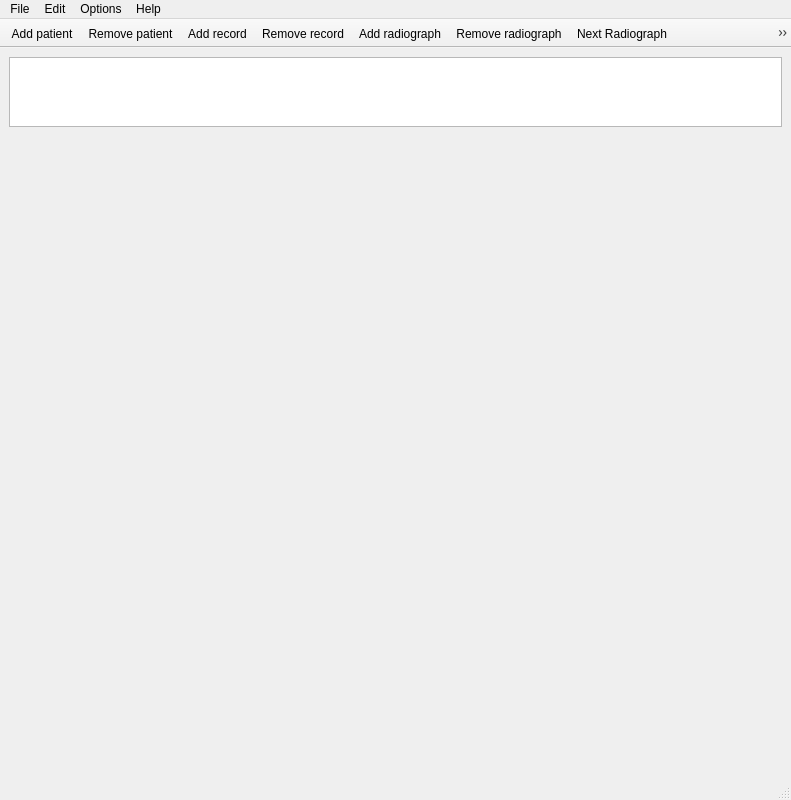
<?xml version="1.0" encoding="UTF-8"?>
<ui version="4.0">
 <class>MainWindow</class>
 <widget class="QMainWindow" name="MainWindow">
  <property name="geometry">
   <rect>
    <x>0</x>
    <y>0</y>
    <width>791</width>
    <height>800</height>
   </rect>
  </property>
  <property name="windowTitle">
   <string>Hospital DB Manager</string>
  </property>
  <widget class="QWidget" name="centralwidget">
   <layout class="QVBoxLayout" name="verticalLayout">
    <item>
     <layout class="QVBoxLayout" name="verticalLayout_2">
      <item>
       <widget class="QTableView" name="patientTable">
        <property name="sizePolicy">
         <sizepolicy hsizetype="Expanding" vsizetype="Fixed">
          <horstretch>0</horstretch>
          <verstretch>0</verstretch>
         </sizepolicy>
        </property>
        <property name="sizeAdjustPolicy">
         <enum>QAbstractScrollArea::AdjustToContents</enum>
        </property>
        <attribute name="horizontalHeaderVisible">
         <bool>false</bool>
        </attribute>
        <attribute name="horizontalHeaderStretchLastSection">
         <bool>true</bool>
        </attribute>
        <attribute name="verticalHeaderVisible">
         <bool>false</bool>
        </attribute>
        <attribute name="verticalHeaderStretchLastSection">
         <bool>false</bool>
        </attribute>
       </widget>
      </item>
      <item>
       <widget class="PatientRecordWidget" name="recordsWidget" native="true">
        <property name="sizePolicy">
         <sizepolicy hsizetype="Expanding" vsizetype="Preferred">
          <horstretch>0</horstretch>
          <verstretch>0</verstretch>
         </sizepolicy>
        </property>
       </widget>
      </item>
     </layout>
    </item>
   </layout>
  </widget>
  <widget class="QMenuBar" name="menubar">
   <property name="geometry">
    <rect>
     <x>0</x>
     <y>0</y>
     <width>791</width>
     <height>26</height>
    </rect>
   </property>
   <widget class="QMenu" name="menuFile">
    <property name="title">
     <string>File</string>
    </property>
    <addaction name="aOpenDB"/>
    <addaction name="aCloseDB"/>
    <addaction name="separator"/>
    <addaction name="actionExit"/>
   </widget>
   <widget class="QMenu" name="menuEdit">
    <property name="title">
     <string>Edit</string>
    </property>
    <addaction name="aAddPatient"/>
    <addaction name="aRemovePatient"/>
   </widget>
   <widget class="QMenu" name="menuOptions">
    <property name="title">
     <string>Options</string>
    </property>
    <widget class="QMenu" name="menuLanguage">
     <property name="title">
      <string>Language</string>
     </property>
     <addaction name="aEnglish"/>
     <addaction name="aRussian"/>
    </widget>
    <addaction name="menuLanguage"/>
   </widget>
   <widget class="QMenu" name="menuHelp">
    <property name="title">
     <string>Help</string>
    </property>
    <addaction name="aAbout"/>
    <addaction name="aAboutQt"/>
   </widget>
   <addaction name="menuFile"/>
   <addaction name="menuEdit"/>
   <addaction name="menuOptions"/>
   <addaction name="menuHelp"/>
  </widget>
  <widget class="QStatusBar" name="statusbar"/>
  <widget class="QToolBar" name="toolBar">
   <property name="enabled">
    <bool>true</bool>
   </property>
   <property name="minimumSize">
    <size>
     <width>0</width>
     <height>0</height>
    </size>
   </property>
   <property name="windowTitle">
    <string notr="true">toolBar</string>
   </property>
   <property name="movable">
    <bool>false</bool>
   </property>
   <property name="toolButtonStyle">
    <enum>Qt::ToolButtonTextUnderIcon</enum>
   </property>
   <property name="floatable">
    <bool>false</bool>
   </property>
   <attribute name="toolBarArea">
    <enum>TopToolBarArea</enum>
   </attribute>
   <attribute name="toolBarBreak">
    <bool>false</bool>
   </attribute>
   <addaction name="aAddPatient"/>
   <addaction name="aRemovePatient"/>
   <addaction name="aAddRecord"/>
   <addaction name="aRemoveRecord"/>
   <addaction name="aAddRadiograph"/>
   <addaction name="aRemoveRadiograph"/>
   <addaction name="aNextRadiograph"/>
   <addaction name="aPrevRadiograph"/>
  </widget>
  <action name="aRemovePatient">
   <property name="icon">
    <iconset resource="../resources/resources.qrc">
     <normaloff>:/icons/remove_patient.png</normaloff>:/icons/remove_patient.png</iconset>
   </property>
   <property name="text">
    <string>Remove patient</string>
   </property>
   <property name="toolTip">
    <string>Remove patient from DataBase</string>
   </property>
   <property name="shortcut">
    <string notr="true">Ctrl+D</string>
   </property>
  </action>
  <action name="actionExit">
   <property name="text">
    <string>Exit</string>
   </property>
   <property name="toolTip">
    <string>Exit application</string>
   </property>
  </action>
  <action name="aAddPatient">
   <property name="icon">
    <iconset resource="../resources/resources.qrc">
     <normaloff>:/icons/add_patient.png</normaloff>:/icons/add_patient.png</iconset>
   </property>
   <property name="text">
    <string>Add patient</string>
   </property>
   <property name="toolTip">
    <string>Add new patient to DataBase</string>
   </property>
   <property name="shortcut">
    <string notr="true">Ctrl+E</string>
   </property>
  </action>
  <action name="aOpenDB">
   <property name="text">
    <string>Open DataBase</string>
   </property>
  </action>
  <action name="aCloseDB">
   <property name="text">
    <string>Close DataBase</string>
   </property>
   <property name="toolTip">
    <string>Close connection to DataBase</string>
   </property>
  </action>
  <action name="aEnglish">
   <property name="text">
    <string>English</string>
   </property>
   <property name="toolTip">
    <string notr="true">en</string>
   </property>
  </action>
  <action name="aRussian">
   <property name="text">
    <string>Russian</string>
   </property>
   <property name="toolTip">
    <string notr="true">ru</string>
   </property>
  </action>
  <action name="aDisplayRecords">
   <property name="text">
    <string>Display Records</string>
   </property>
  </action>
  <action name="aAddRecord">
   <property name="icon">
    <iconset resource="../resources/resources.qrc">
     <normaloff>:/icons/add_record.png</normaloff>:/icons/add_record.png</iconset>
   </property>
   <property name="text">
    <string>Add record</string>
   </property>
  </action>
  <action name="aRemoveRecord">
   <property name="icon">
    <iconset resource="../resources/resources.qrc">
     <normaloff>:/icons/remove_record.png</normaloff>:/icons/remove_record.png</iconset>
   </property>
   <property name="text">
    <string>Remove record</string>
   </property>
  </action>
  <action name="aAddRadiograph">
   <property name="icon">
    <iconset resource="../resources/resources.qrc">
     <normaloff>:/icons/add_radiograph.png</normaloff>:/icons/add_radiograph.png</iconset>
   </property>
   <property name="text">
    <string>Add radiograph</string>
   </property>
  </action>
  <action name="aRemoveRadiograph">
   <property name="icon">
    <iconset resource="../resources/resources.qrc">
     <normaloff>:/icons/remove_radiograph.png</normaloff>:/icons/remove_radiograph.png</iconset>
   </property>
   <property name="text">
    <string>Remove radiograph</string>
   </property>
  </action>
  <action name="aDisplayRadiographs">
   <property name="text">
    <string>Display radiographs</string>
   </property>
  </action>
  <action name="aDisplayEverything">
   <property name="text">
    <string>Display everything</string>
   </property>
   <property name="toolTip">
    <string>Displays all rows in record and radiograph tables</string>
   </property>
  </action>
  <action name="aNextRadiograph">
   <property name="icon">
    <iconset resource="../resources/resources.qrc">
     <normaloff>:/icons/next_radiograph.png</normaloff>:/icons/next_radiograph.png</iconset>
   </property>
   <property name="text">
    <string>Next Radiograph</string>
   </property>
   <property name="shortcut">
    <string>Ctrl+Right</string>
   </property>
  </action>
  <action name="aPrevRadiograph">
   <property name="icon">
    <iconset resource="../resources/resources.qrc">
     <normaloff>:/icons/previous_radiograph.png</normaloff>:/icons/previous_radiograph.png</iconset>
   </property>
   <property name="text">
    <string>Previous radiograph</string>
   </property>
   <property name="shortcut">
    <string>Ctrl+Left</string>
   </property>
  </action>
  <action name="aAbout">
   <property name="text">
    <string>About</string>
   </property>
  </action>
  <action name="aAboutQt">
   <property name="text">
    <string>About Qt</string>
   </property>
  </action>
 </widget>
 <customwidgets>
  <customwidget>
   <class>PatientRecordWidget</class>
   <extends>QWidget</extends>
   <header>patientrecordwidget.h</header>
   <container>1</container>
  </customwidget>
 </customwidgets>
 <resources>
  <include location="../resources/resources.qrc"/>
 </resources>
 <connections/>
</ui>
